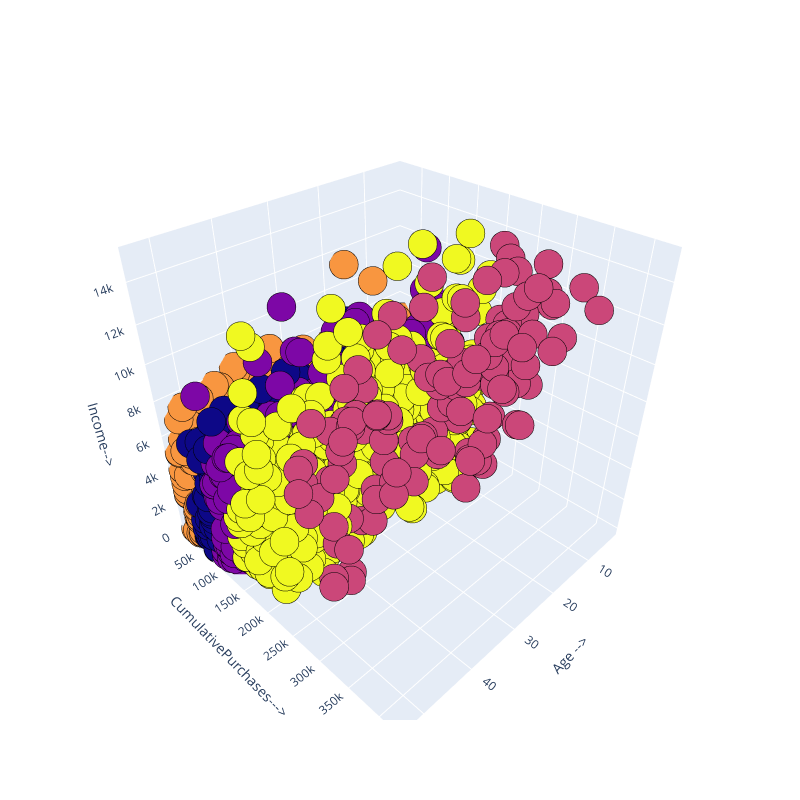

The cell this chart's notebook holds for it:
### Code cell
# 3d scatterplot using plotly
Scene = dict(xaxis = dict(title  = 'Age -->'),yaxis = dict(title  = 'CumulativePurchases--->'),zaxis = dict(title  = 'Income-->'))

# model.labels_ is nothing but the predicted clusters i.e y_clusters
labels = model.labels_
trace = go.Scatter3d(x=x[:, 0], y=x[:, 1], z=x[:, 2], mode='markers',marker=dict(color = labels, size= 10, line=dict(color= 'black',width = 10)))
layout = go.Layout(margin=dict(l=0,r=0),scene = Scene,height = 800,width = 800)
data = [trace]
fig = go.Figure(data = data, layout = layout)
fig.show()

### Figure 1 — Plotly figure (JSON) as saved in the notebook; plotly's stock layout.template omitted (floating-point values rounded to 4 significant figures; data arrays with more than 128 entries replaced by an {"elided": "..."} marker saying what was removed)
{"data": [{"marker": {"color": {"elided": "5002 int values"}, "line": {"color": "black", "width": 10}, "size": 10}, "mode": "markers", "type": "scatter3d", "x": {"elided": "5002 int values"}, "y": {"elided": "5002 float values"}, "z": {"elided": "5002 int values"}}], "layout": {"height": 800, "margin": {"l": 0, "r": 0}, "scene": {"xaxis": {"title": {"text": "Age -->"}}, "yaxis": {"title": {"text": "CumulativePurchases--->"}}, "zaxis": {"title": {"text": "Income-->"}}}, "width": 800}}
